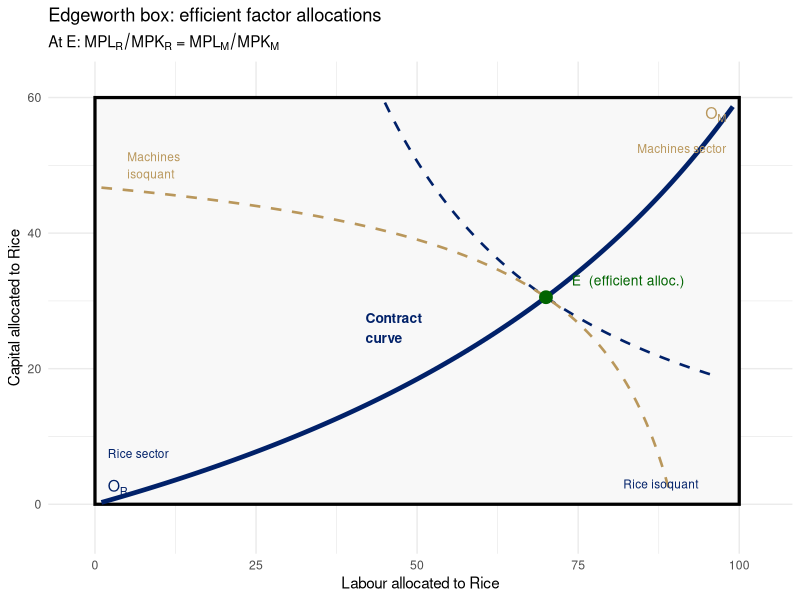
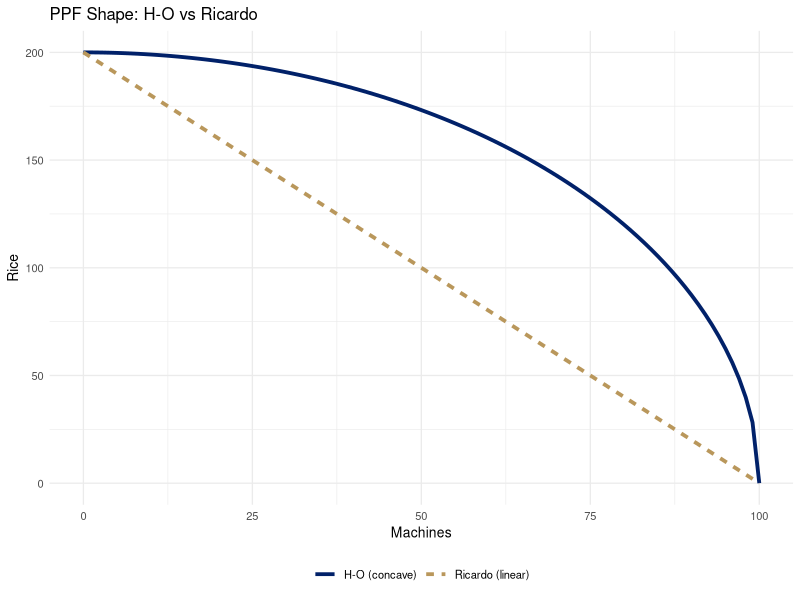
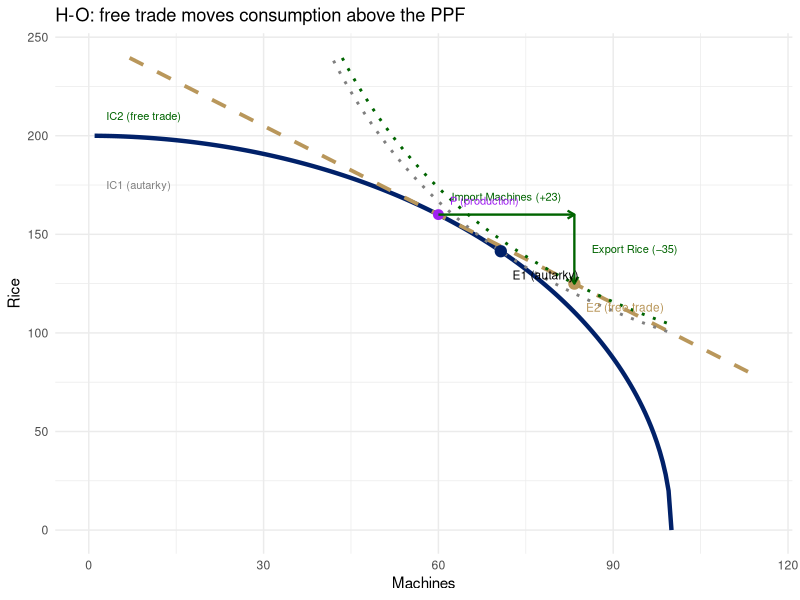
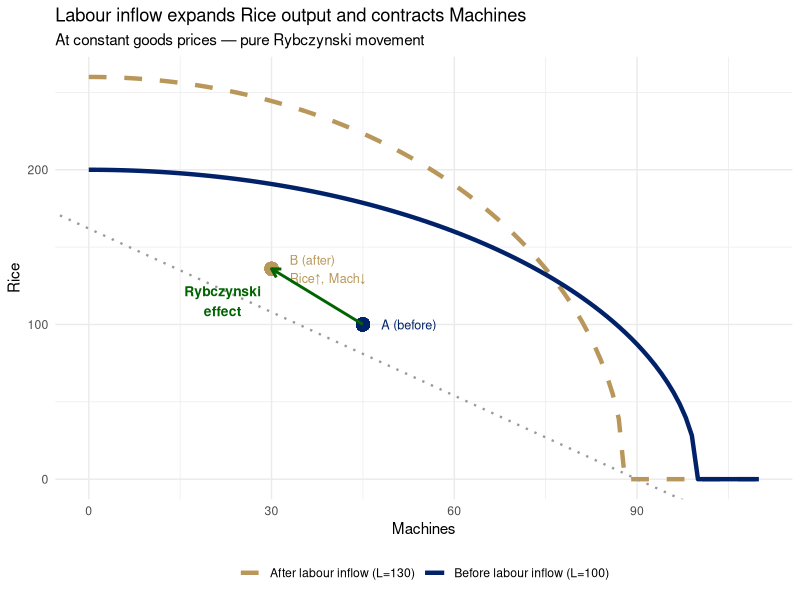
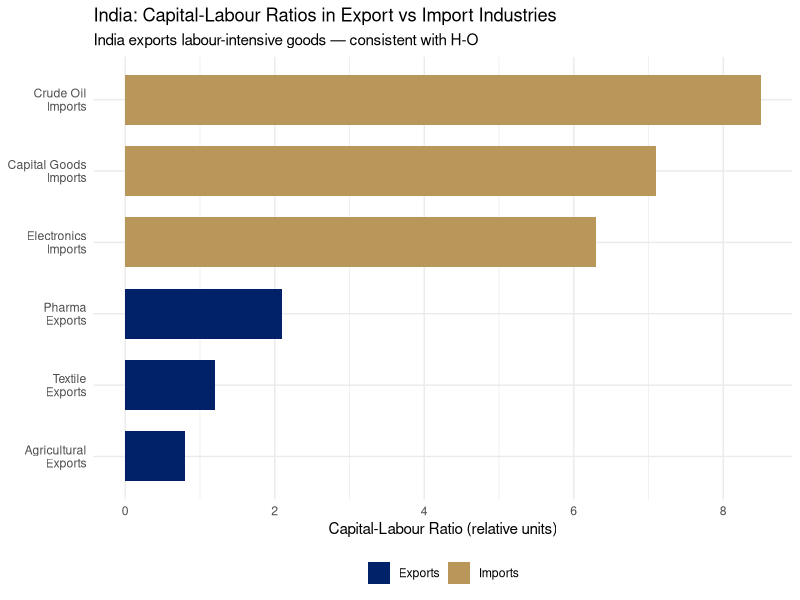
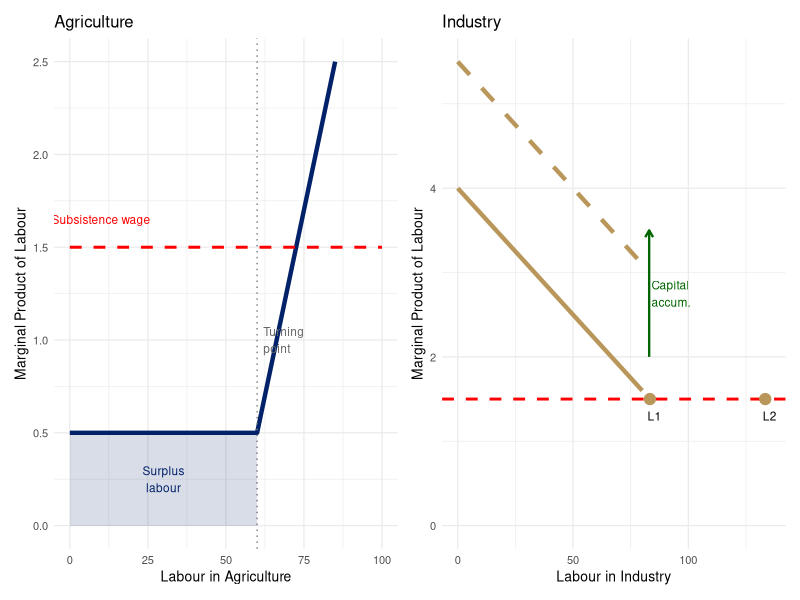

Write the R code that produced these figures, in order.
## ---- chunk 1
#| label: setup
#| include: false
library(ggplot2)
library(patchwork)
library(dplyr)
library(scales)
options(scipen=999)
theme_set(theme_minimal(base_size=11))
knitr::opts_chunk$set(echo = knitr::is_html_output())
## ---- chunk 2
#| label: fig-edgeworth
#| fig-cap: "Edgeworth Box: Efficient Factor Allocation Between Rice and Machines\nSource: Author's illustration."
#| fig-width: 7
#| fig-height: 5
library(ggplot2)

# Box: total Labour = 100, total Capital = 60
# Rice:     Q_R = L_R^0.6 * K_R^0.4  (labour-intensive)
# Machines: Q_M = L_M^0.4 * K_M^0.6  (capital-intensive)
# Contract curve from MRTS_R = MRTS_M:
#   (0.6/0.4)*(K_R/L_R) = (0.4/0.6)*(K_M/L_M)
#   =>  K_R = 240*L_R / (900 - 5*L_R)
L_cc <- seq(1, 99, by = 0.5)
K_cc <- 240 * L_cc / (900 - 5 * L_cc)

# Point E at L_R = 70: visually centred (70% of L-axis, ~51% of K-axis)
L_E <- 70
K_E <- 240 * L_E / (900 - 5 * L_E)   # = 16800/550 ≈ 30.5

# Rice isoquant through E
Q_R_E <- L_E^0.6 * K_E^0.4
iL_R  <- seq(45, 97, by = 0.5)
iK_R  <- (Q_R_E / iL_R^0.6)^(1 / 0.4)
df_R  <- subset(data.frame(L = iL_R, K = iK_R), K >= 0 & K <= 60)

# Machines isoquant through E (drawn in original coords)
# E in machine coords: L_M = 30, K_M ≈ 29.5
Q_M_E <- (100 - L_E)^0.4 * (60 - K_E)^0.6
iLM   <- seq(11, 99, by = 0.5)
iKM   <- (Q_M_E / iLM^0.4)^(1 / 0.6)
df_M  <- subset(data.frame(L = 100 - iLM, K = 60 - iKM),
                K >= 0 & K <= 60 & L >= 0 & L <= 100)

ggplot() +
  annotate("rect", xmin = 0, xmax = 100, ymin = 0, ymax = 60,
           fill = "#f8f8f8", color = "black", linewidth = 1.1) +
  # Isoquants
  geom_line(data = df_R, aes(x = L, y = K),
            color = "#012169", linewidth = 0.9, linetype = "dashed") +
  geom_line(data = df_M, aes(x = L, y = K),
            color = "#B9975B", linewidth = 0.9, linetype = "dashed") +
  # Contract curve
  geom_line(data = data.frame(L = L_cc, K = K_cc), aes(x = L, y = K),
            color = "#012169", linewidth = 1.6) +
  # Efficient allocation E
  geom_point(aes(x = L_E, y = K_E), size = 4, color = "darkgreen") +
  annotate("text", x = 74, y = 33, hjust = 0, size = 3.5,
           label = "E  (efficient alloc.)", color = "darkgreen") +
  # Rice origin
  annotate("text", x = 2, y = 2.5, hjust = 0, size = 4, fontface = "bold",
           label = "O[R]", parse = TRUE, color = "#012169") +
  annotate("text", x = 2, y = 7.5, hjust = 0, size = 3,
           label = "Rice sector", color = "#012169") +
  # Machines origin
  annotate("text", x = 98, y = 57.5, hjust = 1, size = 4, fontface = "bold",
           label = "O[M]", parse = TRUE, color = "#B9975B") +
  annotate("text", x = 98, y = 52.5, hjust = 1, size = 3,
           label = "Machines sector", color = "#B9975B") +
  # Isoquant labels
  annotate("text", x = 82, y = 3, hjust = 0, size = 3,
           label = "Rice isoquant", color = "#012169") +
  annotate("text", x = 5, y = 50, hjust = 0, size = 3,
           label = "Machines\nisoquant", color = "#B9975B") +
  # Contract curve label
  annotate("text", x = 42, y = 26, hjust = 0, size = 3.5, fontface = "bold",
           label = "Contract\ncurve", color = "#012169") +
  labs(
    title    = "Edgeworth box: efficient factor allocations",
    subtitle = expression(paste("At E: ", MPL[R]/MPK[R], " = ", MPL[M]/MPK[M])),
    x        = "Labour allocated to Rice",
    y        = "Capital allocated to Rice"
  ) +
  coord_cartesian(xlim = c(-2, 103), ylim = c(-4, 62)) +
  theme_minimal(base_size = 11)
## ---- chunk 3
#| fig-width: 5
#| fig-height: 4
library(ggplot2)

M_seq <- seq(0, 100, by=1)
R_HO  <- 200 * sqrt(1 - (M_seq/100)^2)  # concave (H-O)
R_Ric <- 200 - 2*M_seq                    # linear (Ricardo)
R_Ric <- pmax(0, R_Ric)

df_ppf2 <- data.frame(
  M = c(M_seq, M_seq),
  R = c(R_HO, R_Ric),
  model = rep(c("H-O (concave)", "Ricardo (linear)"), each=101)
)

ggplot(df_ppf2, aes(x=M, y=R, color=model, linetype=model)) +
  geom_line(linewidth=1.3) +
  scale_color_manual(values=c("H-O (concave)"="#012169",
                               "Ricardo (linear)"="#B9975B")) +
  labs(title="PPF Shape: H-O vs Ricardo",
       x="Machines", y="Rice", color=NULL, linetype=NULL) +
  theme_minimal(base_size=10) +
  theme(legend.position="bottom")
## ---- chunk 4
#| label: fig-ho-welfare
#| fig-cap: "H-O Model: Free Trade Raises Welfare Above the Autarky PPF\nSource: Author's illustration."
#| fig-width: 6.5
#| fig-height: 5
library(ggplot2)

# H-O concave PPF: R = 200*sqrt(1-(M/100)^2)
M_seq    <- seq(1, 100, by=0.5)
rice_ppf <- 200 * sqrt(pmax(0, 1 - (M_seq/100)^2))

# Autarky tangency: slope = -2  → M = 100/sqrt(2) ≈ 70.7, R = 200/sqrt(2) ≈ 141.4
E1_M <- 100/sqrt(2);  E1_R <- 200/sqrt(2)
# IC1: U = sqrt(R*M), U1^2 = E1_M * E1_R = 10000
rice_ic1 <- 10000 / M_seq

# Free-trade production: PPF slope = -1.5 → M=60, R=160
P_M <- 60;  P_R_val <- 160
# Trade possibilities line: R = 250 - 1.5*M
M_tr  <- seq(0, 120, by=0.5)
rice_tr <- pmax(0, 250 - 1.5*M_tr)

# Consumption under trade: MRS=R/M=1.5 → R=1.5*M; budget → M=250/3, R=125
E2_M <- 250/3;  E2_R <- 125
# IC2: U2^2 = E2_M * E2_R = (250/3)*125 = 10416.7
rice_ic2 <- 10416.7 / M_seq

df_ppf   <- data.frame(M=M_seq, R=rice_ppf, IC1=rice_ic1, IC2=rice_ic2)
df_trade <- data.frame(M=M_tr,  R=rice_tr)

ggplot() +
  geom_line(data=df_ppf,   aes(x=M, y=R),   color="#012169", linewidth=1.5) +
  geom_line(data=df_trade, aes(x=M, y=R),   color="#B9975B", linewidth=1.3,
            linetype="dashed") +
  geom_line(data=subset(df_ppf, IC1<=245), aes(x=M, y=IC1),
            color="grey50",   linewidth=1, linetype="dotted") +
  geom_line(data=subset(df_ppf, IC2<=245), aes(x=M, y=IC2),
            color="darkgreen", linewidth=1, linetype="dotted") +
  # Points
  geom_point(aes(x=E1_M,   y=E1_R),   color="#012169", size=3.5) +
  geom_point(aes(x=P_M,    y=P_R_val),color="purple",  size=3) +
  geom_point(aes(x=E2_M,   y=E2_R),   color="#B9975B", size=3.5) +
  # Trade triangle
  annotate("segment", x=P_M, y=P_R_val, xend=E2_M, yend=P_R_val,
           color="darkgreen", linewidth=0.8,
           arrow=arrow(length=unit(0.2,"cm"))) +
  annotate("text", x=(P_M+E2_M)/2, y=P_R_val+9,
           label="Import Machines (+23)", size=2.8, hjust=0.5, color="darkgreen") +
  annotate("segment", x=E2_M, y=P_R_val, xend=E2_M, yend=E2_R,
           color="darkgreen", linewidth=0.8,
           arrow=arrow(length=unit(0.2,"cm"))) +
  annotate("text", x=E2_M+3, y=(P_R_val+E2_R)/2,
           label="Export Rice (−35)", size=2.8, hjust=0, color="darkgreen") +
  # Labels
  annotate("text", x=E1_M+2,  y=E1_R-12,   label="E1 (autarky)",    size=3, hjust=0) +
  annotate("text", x=P_M+2,   y=P_R_val+7, label="P (production)",  size=2.8,
           hjust=0, color="purple") +
  annotate("text", x=E2_M+2,  y=E2_R-12,   label="E2 (free trade)", size=3,
           hjust=0, color="#B9975B") +
  annotate("text", x=3, y=210,
           label="IC2 (free trade)", size=2.8, hjust=0, color="darkgreen") +
  annotate("text", x=3, y=175,
           label="IC1 (autarky)",    size=2.8, hjust=0, color="grey50") +
  scale_y_continuous(limits=c(0, 240)) +
  scale_x_continuous(limits=c(0, 115)) +
  labs(title="H-O: free trade moves consumption above the PPF",
       x="Machines", y="Rice") +
  theme_minimal(base_size=11)
## ---- chunk 5
#| label: fig-rybczynski
#| fig-cap: "Rybczynski Effect: Labour Inflow Shifts PPF\nSource: Author's illustration."
#| fig-width: 7
#| fig-height: 5
library(ggplot2)

M_seq       <- seq(0, 110, by=1)
rice_before <- pmax(0, 200 * sqrt(pmax(0, 1 - (M_seq/100)^2)))
rice_after  <- pmax(0, 260 * sqrt(pmax(0, 1 - (M_seq/88)^2)))

df_ryb <- data.frame(
  M    = c(M_seq, M_seq),
  Rice = c(rice_before, rice_after),
  period = rep(c("Before labour inflow (L=100)",
                 "After labour inflow (L=130)"), each=length(M_seq))
)

ggplot(df_ryb, aes(x=M, y=Rice, color=period, linetype=period)) +
  geom_line(linewidth=1.5) +
  # Price line (slope = constant P_R/P_M)
  geom_abline(slope=-1.8, intercept=162, color="grey60",
              linetype="dotted", linewidth=0.8) +
  # Point A (before)
  geom_point(aes(x=45, y=100), inherit.aes=FALSE,
             color="#012169", size=4) +
  annotate("text", x=48, y=100, label="A (before)",
           hjust=0, size=3.2, color="#012169") +
  # Point B (after) — same price line, more Rice, less M
  geom_point(aes(x=30, y=136), inherit.aes=FALSE,
             color="#B9975B", size=4) +
  annotate("text", x=33, y=136, label="B (after)\nRice↑, Mach↓",
           hjust=0, size=3.2, color="#B9975B") +
  annotate("segment", x=45, y=100, xend=30, yend=136,
           arrow=arrow(length=unit(0.25,"cm")),
           color="darkgreen", linewidth=1) +
  annotate("text", x=22, y=115,
           label="Rybczynski\neffect", color="darkgreen",
           size=3.5, hjust=0.5, fontface="bold") +
  scale_color_manual(values=c(
    "Before labour inflow (L=100)"="#012169",
    "After labour inflow (L=130)" ="#B9975B")) +
  scale_linetype_manual(values=c(
    "Before labour inflow (L=100)"="solid",
    "After labour inflow (L=130)" ="dashed")) +
  labs(title="Labour inflow expands Rice output and contracts Machines",
       subtitle="At constant goods prices — pure Rybczynski movement",
       x="Machines", y="Rice", color=NULL, linetype=NULL) +
  theme_minimal(base_size=11) +
  theme(legend.position="bottom")
## ---- chunk 6
#| label: fig-leontief
#| fig-cap: "Factor Intensity of India's Exports vs Imports (illustrative)\nSource: Author's illustration based on DGCI&S / World Bank data."
#| fig-width: 8
#| fig-height: 4.5
library(ggplot2)

df_leo <- data.frame(
  category = c("Agricultural\nExports", "Textile\nExports",
                "Pharma\nExports", "Capital Goods\nImports",
                "Electronics\nImports", "Crude Oil\nImports"),
  KL_ratio = c(0.8, 1.2, 2.1, 7.1, 6.3, 8.5),
  type = c("Exports","Exports","Exports","Imports","Imports","Imports")
)
df_leo$category <- factor(df_leo$category,
                           levels=df_leo$category[order(df_leo$KL_ratio)])

ggplot(df_leo, aes(x=category, y=KL_ratio, fill=type)) +
  geom_col(width=0.7) +
  scale_fill_manual(values=c("Exports"="#012169", "Imports"="#B9975B")) +
  coord_flip() +
  labs(title="India: Capital-Labour Ratios in Export vs Import Industries",
       subtitle="India exports labour-intensive goods — consistent with H-O",
       x=NULL, y="Capital-Labour Ratio (relative units)", fill=NULL) +
  theme_minimal(base_size=11) +
  theme(legend.position="bottom")
## ---- chunk 7
#| label: fig-lewis
#| fig-cap: "Lewis Model: Surplus Labour Transfer and Structural Transformation\nSource: Author's illustration after Lewis (1954)."
#| fig-width: 9
#| fig-height: 5
library(ggplot2)
library(patchwork)

# Agriculture: flat MPL (surplus labour) then rising
L_agri <- seq(0, 100, by=1)
MPL_agri <- ifelse(L_agri <= 60, 0.5, 0.5 + 0.08*(L_agri - 60))
subsistence <- rep(1.5, 101)

p_agri <- ggplot(data.frame(L=L_agri, MPL=MPL_agri, sub=subsistence)) +
  geom_line(aes(x=L, y=MPL), color="#012169", linewidth=1.5) +
  geom_line(aes(x=L, y=sub), color="red", linewidth=1, linetype="dashed") +
  geom_vline(xintercept=60, linetype="dotted", color="grey50") +
  annotate("text", x=62, y=1.0,
           label="Turning\npoint", size=3, color="grey40", hjust=0) +
  annotate("text", x=10, y=1.65,
           label="Subsistence wage", color="red", size=3) +
  annotate("rect", xmin=0, xmax=60, ymin=0, ymax=0.5,
           alpha=0.15, fill="#012169") +
  annotate("text", x=30, y=0.25,
           label="Surplus\nlabour", size=3, color="#012169", hjust=0.5) +
  labs(title="Agriculture",
       x="Labour in Agriculture", y="Marginal Product of Labour") +
  theme_minimal(base_size=10) +
  ylim(0, 2.5)

# Industry: upward-sloping demand for labour
L_ind <- seq(0, 80, by=1)
MPL_ind0 <- 4.0 - 0.03*L_ind   # initial
MPL_ind1 <- 5.5 - 0.03*L_ind   # after capital accumulation

p_ind <- ggplot() +
  geom_line(data=data.frame(L=L_ind, MPL=MPL_ind0),
            aes(x=L, y=MPL), color="#B9975B", linewidth=1.5) +
  geom_line(data=data.frame(L=L_ind, MPL=MPL_ind1),
            aes(x=L, y=MPL), color="#B9975B", linewidth=1.5, linetype="dashed") +
  geom_hline(yintercept=1.5, color="red", linetype="dashed", linewidth=1) +
  annotate("segment", x=83, y=2.0, xend=83, yend=3.5,
           arrow=arrow(length=unit(0.2,"cm")),
           color="darkgreen", linewidth=0.8) +
  annotate("text", x=84, y=2.75, label="Capital\naccum.", size=3,
           color="darkgreen", hjust=0) +
  geom_point(aes(x=(4.0-1.5)/0.03, y=1.5), size=3.5, color="#B9975B") +
  geom_point(aes(x=(5.5-1.5)/0.03, y=1.5), size=3.5, color="#B9975B") +
  annotate("text", x=(4.0-1.5)/0.03 + 2, y=1.3,
           label="L1", size=3) +
  annotate("text", x=(5.5-1.5)/0.03 + 2, y=1.3,
           label="L2", size=3) +
  labs(title="Industry",
       x="Labour in Industry", y="Marginal Product of Labour") +
  theme_minimal(base_size=10) +
  ylim(0, 5.5)

p_agri + p_ind
